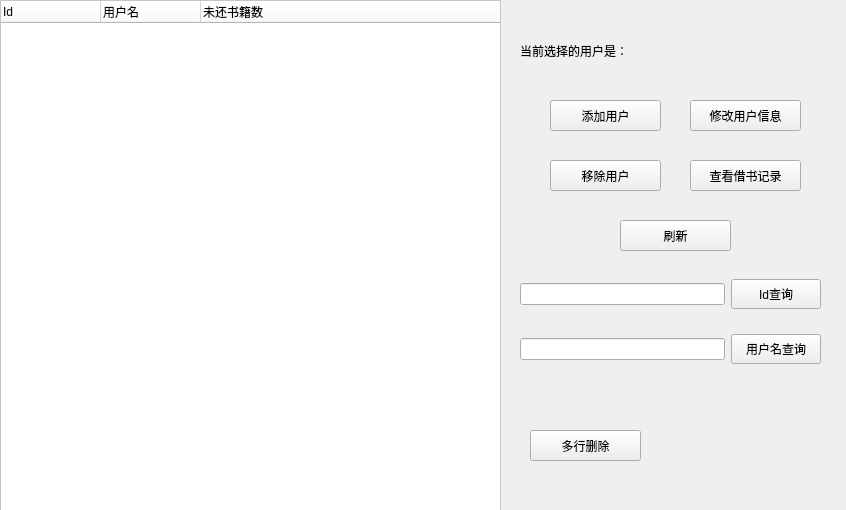
<?xml version="1.0" encoding="UTF-8"?>
<ui version="4.0">
 <class>UserManageForm</class>
 <widget class="QWidget" name="UserManageForm">
  <property name="geometry">
   <rect>
    <x>0</x>
    <y>0</y>
    <width>846</width>
    <height>510</height>
   </rect>
  </property>
  <property name="windowTitle">
   <string>Form</string>
  </property>
  <widget class="QLabel" name="userinfoLabel">
   <property name="geometry">
    <rect>
     <x>520</x>
     <y>40</y>
     <width>301</width>
     <height>21</height>
    </rect>
   </property>
   <property name="text">
    <string>当前选择的用户是：</string>
   </property>
  </widget>
  <widget class="QPushButton" name="addUserBtn">
   <property name="geometry">
    <rect>
     <x>550</x>
     <y>100</y>
     <width>111</width>
     <height>31</height>
    </rect>
   </property>
   <property name="text">
    <string>添加用户</string>
   </property>
  </widget>
  <widget class="QPushButton" name="alterUserinfoBtn">
   <property name="geometry">
    <rect>
     <x>690</x>
     <y>100</y>
     <width>111</width>
     <height>31</height>
    </rect>
   </property>
   <property name="text">
    <string>修改用户信息</string>
   </property>
  </widget>
  <widget class="QPushButton" name="removeUserBtn">
   <property name="geometry">
    <rect>
     <x>550</x>
     <y>160</y>
     <width>111</width>
     <height>31</height>
    </rect>
   </property>
   <property name="text">
    <string>移除用户</string>
   </property>
  </widget>
  <widget class="QPushButton" name="bookRecordsBtn">
   <property name="geometry">
    <rect>
     <x>690</x>
     <y>160</y>
     <width>111</width>
     <height>31</height>
    </rect>
   </property>
   <property name="text">
    <string>查看借书记录</string>
   </property>
  </widget>
  <widget class="QPushButton" name="deleteBtn">
   <property name="geometry">
    <rect>
     <x>530</x>
     <y>430</y>
     <width>111</width>
     <height>31</height>
    </rect>
   </property>
   <property name="text">
    <string>多行删除</string>
   </property>
  </widget>
  <widget class="QFrame" name="frame">
   <property name="geometry">
    <rect>
     <x>0</x>
     <y>0</y>
     <width>501</width>
     <height>521</height>
    </rect>
   </property>
   <property name="styleSheet">
    <string notr="true">
background-color: rgb(122, 122, 122);</string>
   </property>
   <property name="frameShape">
    <enum>QFrame::StyledPanel</enum>
   </property>
   <property name="frameShadow">
    <enum>QFrame::Raised</enum>
   </property>
   <widget class="QTreeWidget" name="treeWidget">
    <property name="geometry">
     <rect>
      <x>0</x>
      <y>0</y>
      <width>501</width>
      <height>521</height>
     </rect>
    </property>
    <property name="styleSheet">
     <string notr="true">background-color: rgb(255, 255, 255);</string>
    </property>
    <property name="lineWidth">
     <number>1</number>
    </property>
    <property name="midLineWidth">
     <number>0</number>
    </property>
    <column>
     <property name="text">
      <string>Id</string>
     </property>
     <property name="background">
      <color>
       <red>111</red>
       <green>111</green>
       <blue>111</blue>
      </color>
     </property>
    </column>
    <column>
     <property name="text">
      <string>用户名</string>
     </property>
     <property name="background">
      <color>
       <red>111</red>
       <green>111</green>
       <blue>111</blue>
      </color>
     </property>
    </column>
    <column>
     <property name="text">
      <string>未还书籍数</string>
     </property>
     <property name="background">
      <color>
       <red>111</red>
       <green>111</green>
       <blue>111</blue>
      </color>
     </property>
    </column>
   </widget>
  </widget>
  <widget class="QPushButton" name="renovateBtn">
   <property name="geometry">
    <rect>
     <x>620</x>
     <y>220</y>
     <width>111</width>
     <height>31</height>
    </rect>
   </property>
   <property name="text">
    <string>刷新</string>
   </property>
  </widget>
  <widget class="QWidget" name="layoutWidget">
   <property name="geometry">
    <rect>
     <x>520</x>
     <y>260</y>
     <width>301</width>
     <height>123</height>
    </rect>
   </property>
   <layout class="QGridLayout" name="gridLayout">
    <item row="0" column="0">
     <widget class="QLineEdit" name="IdEdit"/>
    </item>
    <item row="0" column="1">
     <widget class="QPushButton" name="IdQueryBtn">
      <property name="minimumSize">
       <size>
        <width>90</width>
        <height>30</height>
       </size>
      </property>
      <property name="text">
       <string>Id查询</string>
      </property>
     </widget>
    </item>
    <item row="1" column="0">
     <widget class="QLineEdit" name="nameEdit"/>
    </item>
    <item row="1" column="1">
     <widget class="QPushButton" name="nameQueryBtn">
      <property name="minimumSize">
       <size>
        <width>90</width>
        <height>30</height>
       </size>
      </property>
      <property name="text">
       <string>用户名查询</string>
      </property>
     </widget>
    </item>
   </layout>
  </widget>
 </widget>
 <resources/>
 <connections/>
</ui>
